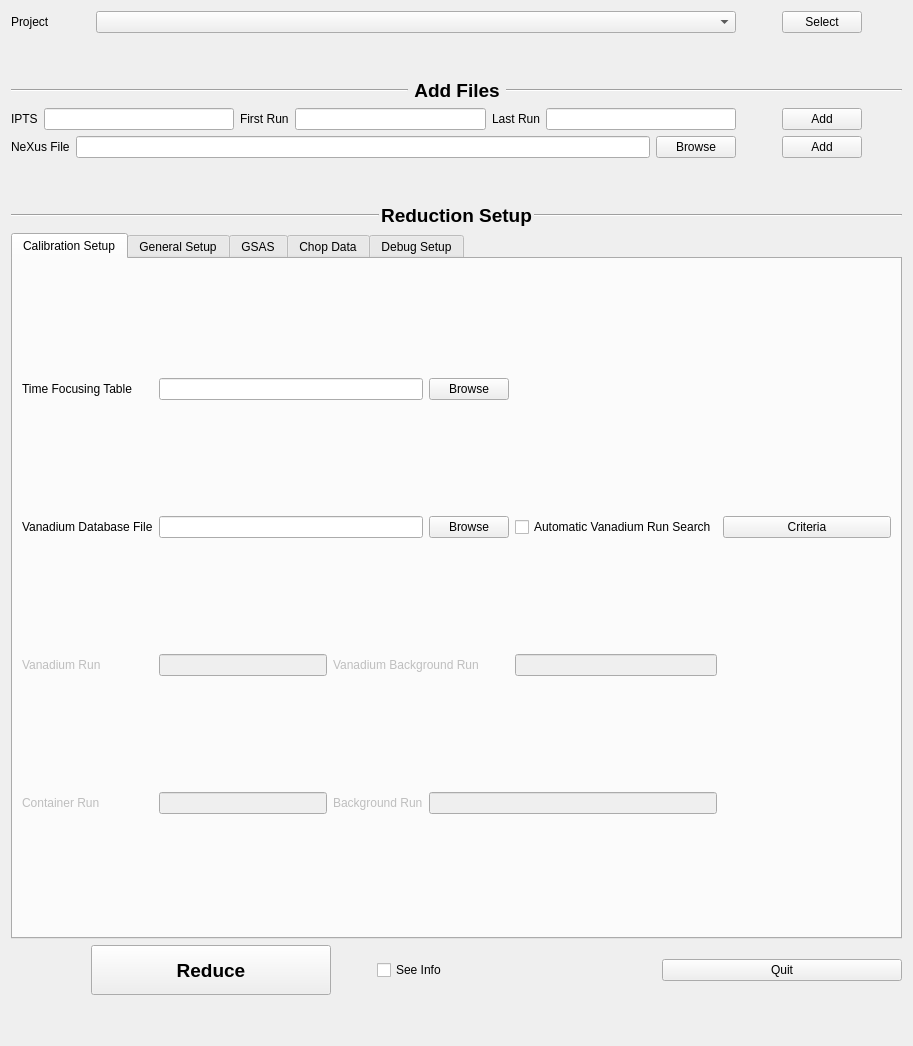
<?xml version="1.0" encoding="UTF-8"?>
<ui version="4.0">
 <class>Form</class>
 <widget class="QWidget" name="Form">
  <property name="geometry">
   <rect>
    <x>0</x>
    <y>0</y>
    <width>913</width>
    <height>1046</height>
   </rect>
  </property>
  <property name="windowTitle">
   <string>Form</string>
  </property>
  <layout class="QGridLayout" name="gridLayout">
   <item row="6" column="0">
    <layout class="QHBoxLayout" name="horizontalLayout_9">
     <property name="spacing">
      <number>2</number>
     </property>
     <property name="sizeConstraint">
      <enum>QLayout::SetNoConstraint</enum>
     </property>
     <item>
      <widget class="Line" name="line_6">
       <property name="sizePolicy">
        <sizepolicy hsizetype="Expanding" vsizetype="Fixed">
         <horstretch>0</horstretch>
         <verstretch>0</verstretch>
        </sizepolicy>
       </property>
       <property name="orientation">
        <enum>Qt::Horizontal</enum>
       </property>
      </widget>
     </item>
     <item>
      <widget class="QLabel" name="label_5">
       <property name="font">
        <font>
         <pointsize>14</pointsize>
         <weight>75</weight>
         <bold>true</bold>
        </font>
       </property>
       <property name="text">
        <string>Reduction Setup</string>
       </property>
       <property name="alignment">
        <set>Qt::AlignCenter</set>
       </property>
      </widget>
     </item>
     <item>
      <widget class="Line" name="line">
       <property name="sizePolicy">
        <sizepolicy hsizetype="Expanding" vsizetype="Fixed">
         <horstretch>0</horstretch>
         <verstretch>0</verstretch>
        </sizepolicy>
       </property>
       <property name="orientation">
        <enum>Qt::Horizontal</enum>
       </property>
      </widget>
     </item>
    </layout>
   </item>
   <item row="5" column="0">
    <spacer name="verticalSpacer_2">
     <property name="orientation">
      <enum>Qt::Vertical</enum>
     </property>
     <property name="sizeType">
      <enum>QSizePolicy::Preferred</enum>
     </property>
     <property name="sizeHint" stdset="0">
      <size>
       <width>20</width>
       <height>40</height>
      </size>
     </property>
    </spacer>
   </item>
   <item row="7" column="0">
    <layout class="QHBoxLayout" name="horizontalLayout_5">
     <item>
      <widget class="QTabWidget" name="tab_calibSetup">
       <property name="sizePolicy">
        <sizepolicy hsizetype="Preferred" vsizetype="Preferred">
         <horstretch>0</horstretch>
         <verstretch>0</verstretch>
        </sizepolicy>
       </property>
       <property name="currentIndex">
        <number>0</number>
       </property>
       <widget class="QWidget" name="tab_advsetup">
        <attribute name="title">
         <string>Calibration Setup</string>
        </attribute>
        <layout class="QGridLayout" name="gridLayout_4">
         <item row="2" column="0">
          <widget class="QLabel" name="label_8">
           <property name="enabled">
            <bool>false</bool>
           </property>
           <property name="text">
            <string>Vanadium Run</string>
           </property>
          </widget>
         </item>
         <item row="0" column="3">
          <widget class="QPushButton" name="pushButton_timeFocusTableFile">
           <property name="text">
            <string>Browse</string>
           </property>
          </widget>
         </item>
         <item row="3" column="1">
          <widget class="QLineEdit" name="lineEdit_16">
           <property name="enabled">
            <bool>false</bool>
           </property>
          </widget>
         </item>
         <item row="1" column="0">
          <widget class="QLabel" name="label_7">
           <property name="toolTip">
            <string>&lt;html&gt;&lt;head/&gt;&lt;body&gt;&lt;p&gt;Vanadium Information file such as&lt;/p&gt;&lt;p&gt;&amp;quot;/SNS/VULCAN/shared/Calibrationfiles/Instrument/Standard/Vanadium/VRecord.txt&amp;quot;&lt;/p&gt;&lt;p&gt;&lt;br/&gt;&lt;/p&gt;&lt;p&gt;Used to look up vanadium run&lt;/p&gt;&lt;/body&gt;&lt;/html&gt;</string>
           </property>
           <property name="text">
            <string>Vanadium Database File</string>
           </property>
          </widget>
         </item>
         <item row="0" column="1" colspan="2">
          <widget class="QLineEdit" name="lineEdit_timeFocusTable"/>
         </item>
         <item row="3" column="0">
          <widget class="QLabel" name="label_22">
           <property name="enabled">
            <bool>false</bool>
           </property>
           <property name="text">
            <string>Container Run</string>
           </property>
          </widget>
         </item>
         <item row="3" column="2">
          <widget class="QLabel" name="label_9">
           <property name="enabled">
            <bool>false</bool>
           </property>
           <property name="text">
            <string>Background Run</string>
           </property>
          </widget>
         </item>
         <item row="1" column="1" colspan="2">
          <widget class="QLineEdit" name="lineEdit_vanDBFile"/>
         </item>
         <item row="3" column="3" colspan="2">
          <widget class="QLineEdit" name="lineEdit_5">
           <property name="enabled">
            <bool>false</bool>
           </property>
          </widget>
         </item>
         <item row="1" column="4">
          <widget class="QCheckBox" name="checkBox_autoVanRun">
           <property name="text">
            <string>Automatic Vanadium Run Search</string>
           </property>
          </widget>
         </item>
         <item row="1" column="3">
          <widget class="QPushButton" name="pushButton_vanDBFile">
           <property name="text">
            <string>Browse</string>
           </property>
          </widget>
         </item>
         <item row="2" column="2" colspan="2">
          <widget class="QLabel" name="label_10">
           <property name="enabled">
            <bool>false</bool>
           </property>
           <property name="text">
            <string>Vanadium Background Run</string>
           </property>
          </widget>
         </item>
         <item row="2" column="4">
          <widget class="QLineEdit" name="lineEdit_6">
           <property name="enabled">
            <bool>false</bool>
           </property>
          </widget>
         </item>
         <item row="0" column="0">
          <widget class="QLabel" name="label_6">
           <property name="toolTip">
            <string>&lt;html&gt;&lt;head/&gt;&lt;body&gt;&lt;p&gt;Time focussing table file.  In PD, it was named as 'calibration file'&lt;/p&gt;&lt;/body&gt;&lt;/html&gt;</string>
           </property>
           <property name="text">
            <string>Time Focusing Table</string>
           </property>
          </widget>
         </item>
         <item row="2" column="1">
          <widget class="QLineEdit" name="lineEdit_4">
           <property name="enabled">
            <bool>false</bool>
           </property>
          </widget>
         </item>
         <item row="1" column="5">
          <widget class="QPushButton" name="pushButton_vanDBCriteriaSetup">
           <property name="toolTip">
            <string>&lt;html&gt;&lt;head/&gt;&lt;body&gt;&lt;p&gt;Launch a dialog box to set up criteria for search corresponding vanadium runs by vanadium database file&lt;/p&gt;&lt;/body&gt;&lt;/html&gt;</string>
           </property>
           <property name="text">
            <string>Criteria</string>
           </property>
          </widget>
         </item>
         <item row="0" column="5">
          <spacer name="horizontalSpacer_12">
           <property name="orientation">
            <enum>Qt::Horizontal</enum>
           </property>
           <property name="sizeHint" stdset="0">
            <size>
             <width>40</width>
             <height>20</height>
            </size>
           </property>
          </spacer>
         </item>
        </layout>
       </widget>
       <widget class="QWidget" name="tab_generalsetup">
        <attribute name="title">
         <string>General Setup</string>
        </attribute>
        <layout class="QGridLayout" name="gridLayout_2">
         <item row="2" column="0">
          <layout class="QHBoxLayout" name="horizontalLayout_8"/>
         </item>
         <item row="0" column="0">
          <layout class="QHBoxLayout" name="horizontalLayout_6">
           <item>
            <widget class="QLabel" name="label_11">
             <property name="text">
              <string>Bin Size</string>
             </property>
            </widget>
           </item>
           <item>
            <widget class="QLineEdit" name="lineEdit_binsize"/>
           </item>
           <item>
            <spacer name="horizontalSpacer_13">
             <property name="orientation">
              <enum>Qt::Horizontal</enum>
             </property>
             <property name="sizeHint" stdset="0">
              <size>
               <width>40</width>
               <height>20</height>
              </size>
             </property>
            </spacer>
           </item>
           <item>
            <widget class="QCheckBox" name="checkBox_sumRuns">
             <property name="text">
              <string>Sum Runs</string>
             </property>
            </widget>
           </item>
           <item>
            <widget class="QCheckBox" name="checkBox_filterBadPulses">
             <property name="text">
              <string>Filter Bad Pulses</string>
             </property>
            </widget>
           </item>
          </layout>
         </item>
         <item row="1" column="0">
          <layout class="QHBoxLayout" name="horizontalLayout_7">
           <item>
            <widget class="QCheckBox" name="checkBox_chopData">
             <property name="text">
              <string>Chop Data</string>
             </property>
            </widget>
           </item>
          </layout>
         </item>
        </layout>
       </widget>
       <widget class="QWidget" name="tab_gsas">
        <attribute name="title">
         <string>GSAS</string>
        </attribute>
        <layout class="QGridLayout" name="gridLayout_3">
         <item row="0" column="0">
          <layout class="QHBoxLayout" name="horizontalLayout_10">
           <item>
            <widget class="QLabel" name="label_12">
             <property name="text">
              <string>GSAS Instrument File</string>
             </property>
            </widget>
           </item>
           <item>
            <widget class="QLineEdit" name="lineEdit_gsasPRMFile"/>
           </item>
           <item>
            <widget class="QPushButton" name="pushButton_gsasPRM">
             <property name="text">
              <string>Bowse</string>
             </property>
            </widget>
           </item>
           <item>
            <spacer name="horizontalSpacer_14">
             <property name="orientation">
              <enum>Qt::Horizontal</enum>
             </property>
             <property name="sizeHint" stdset="0">
              <size>
               <width>40</width>
               <height>20</height>
              </size>
             </property>
            </spacer>
           </item>
          </layout>
         </item>
        </layout>
       </widget>
       <widget class="QWidget" name="tab_2">
        <attribute name="title">
         <string>Chop Data</string>
        </attribute>
        <layout class="QVBoxLayout" name="verticalLayout_3">
         <item>
          <layout class="QHBoxLayout" name="horizontalLayout_13">
           <item>
            <widget class="QRadioButton" name="radioButto_filterByTime">
             <property name="text">
              <string/>
             </property>
            </widget>
           </item>
           <item>
            <spacer name="horizontalSpacer_20">
             <property name="orientation">
              <enum>Qt::Horizontal</enum>
             </property>
             <property name="sizeType">
              <enum>QSizePolicy::Preferred</enum>
             </property>
             <property name="sizeHint" stdset="0">
              <size>
               <width>40</width>
               <height>20</height>
              </size>
             </property>
            </spacer>
           </item>
           <item>
            <widget class="QLabel" name="label_14">
             <property name="text">
              <string>Start Time</string>
             </property>
            </widget>
           </item>
           <item>
            <widget class="QLineEdit" name="lineEdit_filterStartTime"/>
           </item>
           <item>
            <widget class="QLabel" name="label_15">
             <property name="text">
              <string>Stop Time</string>
             </property>
            </widget>
           </item>
           <item>
            <widget class="QLineEdit" name="lineEdit_filterStopTime"/>
           </item>
           <item>
            <widget class="QLabel" name="label_16">
             <property name="text">
              <string>Time Step</string>
             </property>
            </widget>
           </item>
           <item>
            <widget class="QLineEdit" name="lineEdit_filterTimeStep"/>
           </item>
           <item>
            <spacer name="horizontalSpacer_16">
             <property name="orientation">
              <enum>Qt::Horizontal</enum>
             </property>
             <property name="sizeHint" stdset="0">
              <size>
               <width>40</width>
               <height>20</height>
              </size>
             </property>
            </spacer>
           </item>
          </layout>
         </item>
         <item>
          <widget class="Line" name="line_2">
           <property name="orientation">
            <enum>Qt::Horizontal</enum>
           </property>
          </widget>
         </item>
         <item>
          <layout class="QHBoxLayout" name="horizontalLayout_14">
           <item>
            <widget class="QRadioButton" name="radioButton_filterByFile">
             <property name="text">
              <string/>
             </property>
            </widget>
           </item>
           <item>
            <spacer name="horizontalSpacer_21">
             <property name="orientation">
              <enum>Qt::Horizontal</enum>
             </property>
             <property name="sizeType">
              <enum>QSizePolicy::Preferred</enum>
             </property>
             <property name="sizeHint" stdset="0">
              <size>
               <width>40</width>
               <height>20</height>
              </size>
             </property>
            </spacer>
           </item>
           <item>
            <widget class="QLabel" name="label_21">
             <property name="toolTip">
              <string>&lt;html&gt;&lt;head/&gt;&lt;body&gt;&lt;p&gt;User defined time chopping file&lt;/p&gt;&lt;/body&gt;&lt;/html&gt;</string>
             </property>
             <property name="text">
              <string>Pick Time File</string>
             </property>
            </widget>
           </item>
           <item>
            <widget class="QLineEdit" name="lineEdit_17"/>
           </item>
           <item>
            <widget class="QPushButton" name="pushButton_9">
             <property name="text">
              <string>Browse</string>
             </property>
            </widget>
           </item>
           <item>
            <spacer name="horizontalSpacer_17">
             <property name="orientation">
              <enum>Qt::Horizontal</enum>
             </property>
             <property name="sizeHint" stdset="0">
              <size>
               <width>40</width>
               <height>20</height>
              </size>
             </property>
            </spacer>
           </item>
          </layout>
         </item>
         <item>
          <widget class="Line" name="line_3">
           <property name="orientation">
            <enum>Qt::Horizontal</enum>
           </property>
          </widget>
         </item>
         <item>
          <layout class="QHBoxLayout" name="horizontalLayout_15">
           <item>
            <widget class="QRadioButton" name="radioButton_filterByLog">
             <property name="text">
              <string/>
             </property>
            </widget>
           </item>
           <item>
            <spacer name="horizontalSpacer_22">
             <property name="orientation">
              <enum>Qt::Horizontal</enum>
             </property>
             <property name="sizeType">
              <enum>QSizePolicy::Preferred</enum>
             </property>
             <property name="sizeHint" stdset="0">
              <size>
               <width>40</width>
               <height>20</height>
              </size>
             </property>
            </spacer>
           </item>
           <item>
            <widget class="QLabel" name="label_tabSampleLog">
             <property name="sizePolicy">
              <sizepolicy hsizetype="Preferred" vsizetype="Fixed">
               <horstretch>0</horstretch>
               <verstretch>0</verstretch>
              </sizepolicy>
             </property>
             <property name="minimumSize">
              <size>
               <width>20</width>
               <height>0</height>
              </size>
             </property>
             <property name="text">
              <string>Sample Log</string>
             </property>
            </widget>
           </item>
           <item>
            <widget class="QComboBox" name="comboBox_sampleLogNames">
             <property name="sizePolicy">
              <sizepolicy hsizetype="Expanding" vsizetype="Fixed">
               <horstretch>0</horstretch>
               <verstretch>0</verstretch>
              </sizepolicy>
             </property>
            </widget>
           </item>
           <item>
            <spacer name="horizontalSpacer_18">
             <property name="orientation">
              <enum>Qt::Horizontal</enum>
             </property>
             <property name="sizeType">
              <enum>QSizePolicy::Preferred</enum>
             </property>
             <property name="sizeHint" stdset="0">
              <size>
               <width>40</width>
               <height>20</height>
              </size>
             </property>
            </spacer>
           </item>
           <item>
            <widget class="QPushButton" name="pushButton_eventFilterAssistant">
             <property name="text">
              <string>Event Filtering Assistant</string>
             </property>
            </widget>
           </item>
          </layout>
         </item>
         <item>
          <layout class="QHBoxLayout" name="horizontalLayout_16">
           <item>
            <spacer name="horizontalSpacer_23">
             <property name="orientation">
              <enum>Qt::Horizontal</enum>
             </property>
             <property name="sizeType">
              <enum>QSizePolicy::Preferred</enum>
             </property>
             <property name="sizeHint" stdset="0">
              <size>
               <width>40</width>
               <height>20</height>
              </size>
             </property>
            </spacer>
           </item>
           <item>
            <widget class="QLabel" name="label_19">
             <property name="text">
              <string>Min Value</string>
             </property>
            </widget>
           </item>
           <item>
            <widget class="QLineEdit" name="lineEdit_minLogValue"/>
           </item>
           <item>
            <widget class="QLabel" name="label_20">
             <property name="text">
              <string>Max Value</string>
             </property>
            </widget>
           </item>
           <item>
            <widget class="QLineEdit" name="lineEdit_maxLogValue"/>
           </item>
           <item>
            <widget class="QLabel" name="label_18">
             <property name="text">
              <string>Step</string>
             </property>
            </widget>
           </item>
           <item>
            <widget class="QLineEdit" name="lineEdit_logValueStep"/>
           </item>
           <item>
            <spacer name="horizontalSpacer_19">
             <property name="orientation">
              <enum>Qt::Horizontal</enum>
             </property>
             <property name="sizeHint" stdset="0">
              <size>
               <width>40</width>
               <height>20</height>
              </size>
             </property>
            </spacer>
           </item>
          </layout>
         </item>
        </layout>
       </widget>
       <widget class="QWidget" name="tab_debugSetup">
        <attribute name="title">
         <string>Debug Setup</string>
        </attribute>
        <layout class="QGridLayout" name="gridLayout_7">
         <item row="0" column="0">
          <layout class="QVBoxLayout" name="verticalLayout_2">
           <item>
            <layout class="QHBoxLayout" name="horizontalLayout_11">
             <item>
              <widget class="QLabel" name="label_13">
               <property name="text">
                <string>Base Data Path</string>
               </property>
              </widget>
             </item>
             <item>
              <widget class="QLineEdit" name="lineEdit_baseDataPath"/>
             </item>
             <item>
              <widget class="QPushButton" name="pushButton_browseBaseDataPath">
               <property name="text">
                <string>Browse</string>
               </property>
              </widget>
             </item>
             <item>
              <spacer name="horizontalSpacer_15">
               <property name="orientation">
                <enum>Qt::Horizontal</enum>
               </property>
               <property name="sizeHint" stdset="0">
                <size>
                 <width>40</width>
                 <height>20</height>
                </size>
               </property>
              </spacer>
             </item>
            </layout>
           </item>
           <item>
            <layout class="QHBoxLayout" name="horizontalLayout_12"/>
           </item>
          </layout>
         </item>
        </layout>
       </widget>
      </widget>
     </item>
    </layout>
   </item>
   <item row="2" column="0">
    <layout class="QHBoxLayout" name="horizontalLayout_3">
     <item>
      <widget class="Line" name="line_5">
       <property name="sizePolicy">
        <sizepolicy hsizetype="Expanding" vsizetype="Fixed">
         <horstretch>0</horstretch>
         <verstretch>0</verstretch>
        </sizepolicy>
       </property>
       <property name="orientation">
        <enum>Qt::Horizontal</enum>
       </property>
      </widget>
     </item>
     <item>
      <widget class="QLabel" name="label_SectionAddFiles">
       <property name="sizePolicy">
        <sizepolicy hsizetype="Preferred" vsizetype="Fixed">
         <horstretch>0</horstretch>
         <verstretch>0</verstretch>
        </sizepolicy>
       </property>
       <property name="font">
        <font>
         <pointsize>14</pointsize>
         <weight>75</weight>
         <bold>true</bold>
        </font>
       </property>
       <property name="text">
        <string>Add Files</string>
       </property>
       <property name="alignment">
        <set>Qt::AlignCenter</set>
       </property>
      </widget>
     </item>
     <item>
      <widget class="Line" name="line_4">
       <property name="sizePolicy">
        <sizepolicy hsizetype="Expanding" vsizetype="Fixed">
         <horstretch>0</horstretch>
         <verstretch>0</verstretch>
        </sizepolicy>
       </property>
       <property name="orientation">
        <enum>Qt::Horizontal</enum>
       </property>
      </widget>
     </item>
    </layout>
   </item>
   <item row="4" column="0">
    <layout class="QHBoxLayout" name="horizontalLayout_4">
     <item>
      <widget class="QLabel" name="label_4">
       <property name="text">
        <string>NeXus File</string>
       </property>
      </widget>
     </item>
     <item>
      <widget class="QLineEdit" name="lineEdit_nexusFile"/>
     </item>
     <item>
      <widget class="QPushButton" name="pushButton_browseNxsFile">
       <property name="text">
        <string>Browse</string>
       </property>
      </widget>
     </item>
     <item>
      <spacer name="horizontalSpacer_6">
       <property name="orientation">
        <enum>Qt::Horizontal</enum>
       </property>
       <property name="sizeType">
        <enum>QSizePolicy::Preferred</enum>
       </property>
       <property name="sizeHint" stdset="0">
        <size>
         <width>40</width>
         <height>20</height>
        </size>
       </property>
      </spacer>
     </item>
     <item>
      <widget class="QPushButton" name="pushButton_addNxsFile">
       <property name="text">
        <string>Add</string>
       </property>
      </widget>
     </item>
     <item>
      <spacer name="horizontalSpacer_7">
       <property name="orientation">
        <enum>Qt::Horizontal</enum>
       </property>
       <property name="sizeType">
        <enum>QSizePolicy::Preferred</enum>
       </property>
       <property name="sizeHint" stdset="0">
        <size>
         <width>40</width>
         <height>20</height>
        </size>
       </property>
      </spacer>
     </item>
    </layout>
   </item>
   <item row="3" column="0">
    <layout class="QHBoxLayout" name="horizontalLayout_2">
     <item>
      <widget class="QLabel" name="label">
       <property name="text">
        <string>IPTS</string>
       </property>
      </widget>
     </item>
     <item>
      <widget class="QLineEdit" name="lineEdit_ipts"/>
     </item>
     <item>
      <widget class="QLabel" name="label_2">
       <property name="text">
        <string>First Run</string>
       </property>
      </widget>
     </item>
     <item>
      <widget class="QLineEdit" name="lineEdit_runstart"/>
     </item>
     <item>
      <widget class="QLabel" name="label_3">
       <property name="text">
        <string>Last Run</string>
       </property>
      </widget>
     </item>
     <item>
      <widget class="QLineEdit" name="lineEdit_runend"/>
     </item>
     <item>
      <spacer name="horizontalSpacer_5">
       <property name="orientation">
        <enum>Qt::Horizontal</enum>
       </property>
       <property name="sizeType">
        <enum>QSizePolicy::Preferred</enum>
       </property>
       <property name="sizeHint" stdset="0">
        <size>
         <width>40</width>
         <height>20</height>
        </size>
       </property>
      </spacer>
     </item>
     <item>
      <widget class="QPushButton" name="pushButton_addRuns">
       <property name="text">
        <string>Add</string>
       </property>
      </widget>
     </item>
     <item>
      <spacer name="horizontalSpacer_4">
       <property name="orientation">
        <enum>Qt::Horizontal</enum>
       </property>
       <property name="sizeType">
        <enum>QSizePolicy::Preferred</enum>
       </property>
       <property name="sizeHint" stdset="0">
        <size>
         <width>40</width>
         <height>20</height>
        </size>
       </property>
      </spacer>
     </item>
    </layout>
   </item>
   <item row="0" column="0">
    <layout class="QHBoxLayout" name="horizontalLayout">
     <item>
      <widget class="QLabel" name="label_project">
       <property name="sizePolicy">
        <sizepolicy hsizetype="Fixed" vsizetype="Preferred">
         <horstretch>40</horstretch>
         <verstretch>0</verstretch>
        </sizepolicy>
       </property>
       <property name="text">
        <string>Project</string>
       </property>
      </widget>
     </item>
     <item>
      <spacer name="horizontalSpacer">
       <property name="orientation">
        <enum>Qt::Horizontal</enum>
       </property>
       <property name="sizeType">
        <enum>QSizePolicy::Preferred</enum>
       </property>
       <property name="sizeHint" stdset="0">
        <size>
         <width>40</width>
         <height>20</height>
        </size>
       </property>
      </spacer>
     </item>
     <item>
      <widget class="QComboBox" name="comboBox_projectNames">
       <property name="sizePolicy">
        <sizepolicy hsizetype="Preferred" vsizetype="Fixed">
         <horstretch>40</horstretch>
         <verstretch>0</verstretch>
        </sizepolicy>
       </property>
      </widget>
     </item>
     <item>
      <spacer name="horizontalSpacer_2">
       <property name="orientation">
        <enum>Qt::Horizontal</enum>
       </property>
       <property name="sizeType">
        <enum>QSizePolicy::Preferred</enum>
       </property>
       <property name="sizeHint" stdset="0">
        <size>
         <width>40</width>
         <height>20</height>
        </size>
       </property>
      </spacer>
     </item>
     <item>
      <widget class="QPushButton" name="pushButton_selectproject">
       <property name="text">
        <string>Select</string>
       </property>
      </widget>
     </item>
     <item>
      <spacer name="horizontalSpacer_3">
       <property name="orientation">
        <enum>Qt::Horizontal</enum>
       </property>
       <property name="sizeHint" stdset="0">
        <size>
         <width>40</width>
         <height>20</height>
        </size>
       </property>
      </spacer>
     </item>
    </layout>
   </item>
   <item row="1" column="0">
    <spacer name="verticalSpacer">
     <property name="orientation">
      <enum>Qt::Vertical</enum>
     </property>
     <property name="sizeType">
      <enum>QSizePolicy::Preferred</enum>
     </property>
     <property name="sizeHint" stdset="0">
      <size>
       <width>20</width>
       <height>40</height>
      </size>
     </property>
    </spacer>
   </item>
   <item row="9" column="0">
    <layout class="QGridLayout" name="gridLayout_6">
     <item row="0" column="0">
      <spacer name="horizontalSpacer_8">
       <property name="orientation">
        <enum>Qt::Horizontal</enum>
       </property>
       <property name="sizeType">
        <enum>QSizePolicy::Preferred</enum>
       </property>
       <property name="sizeHint" stdset="0">
        <size>
         <width>40</width>
         <height>20</height>
        </size>
       </property>
      </spacer>
     </item>
     <item row="0" column="3">
      <spacer name="horizontalSpacer_9">
       <property name="orientation">
        <enum>Qt::Horizontal</enum>
       </property>
       <property name="sizeType">
        <enum>QSizePolicy::Preferred</enum>
       </property>
       <property name="sizeHint" stdset="0">
        <size>
         <width>40</width>
         <height>20</height>
        </size>
       </property>
      </spacer>
     </item>
     <item row="0" column="2">
      <widget class="QPushButton" name="pushButton_reduceData">
       <property name="sizePolicy">
        <sizepolicy hsizetype="Preferred" vsizetype="Preferred">
         <horstretch>0</horstretch>
         <verstretch>0</verstretch>
        </sizepolicy>
       </property>
       <property name="minimumSize">
        <size>
         <width>0</width>
         <height>50</height>
        </size>
       </property>
       <property name="font">
        <font>
         <pointsize>14</pointsize>
         <weight>75</weight>
         <bold>true</bold>
        </font>
       </property>
       <property name="text">
        <string>Reduce</string>
       </property>
       <property name="iconSize">
        <size>
         <width>16</width>
         <height>16</height>
        </size>
       </property>
      </widget>
     </item>
     <item row="0" column="4">
      <widget class="QCheckBox" name="checkBox_reduceinfo">
       <property name="text">
        <string>See Info</string>
       </property>
      </widget>
     </item>
     <item row="0" column="5">
      <spacer name="horizontalSpacer_10">
       <property name="orientation">
        <enum>Qt::Horizontal</enum>
       </property>
       <property name="sizeType">
        <enum>QSizePolicy::Minimum</enum>
       </property>
       <property name="sizeHint" stdset="0">
        <size>
         <width>40</width>
         <height>20</height>
        </size>
       </property>
      </spacer>
     </item>
     <item row="0" column="1">
      <spacer name="horizontalSpacer_11">
       <property name="orientation">
        <enum>Qt::Horizontal</enum>
       </property>
       <property name="sizeType">
        <enum>QSizePolicy::Preferred</enum>
       </property>
       <property name="sizeHint" stdset="0">
        <size>
         <width>40</width>
         <height>20</height>
        </size>
       </property>
      </spacer>
     </item>
     <item row="0" column="6">
      <widget class="QPushButton" name="pushButton_quit">
       <property name="text">
        <string>Quit</string>
       </property>
      </widget>
     </item>
    </layout>
   </item>
   <item row="10" column="0">
    <spacer name="verticalSpacer_3">
     <property name="orientation">
      <enum>Qt::Vertical</enum>
     </property>
     <property name="sizeType">
      <enum>QSizePolicy::Preferred</enum>
     </property>
     <property name="sizeHint" stdset="0">
      <size>
       <width>20</width>
       <height>40</height>
      </size>
     </property>
    </spacer>
   </item>
  </layout>
 </widget>
 <resources/>
 <connections/>
</ui>
